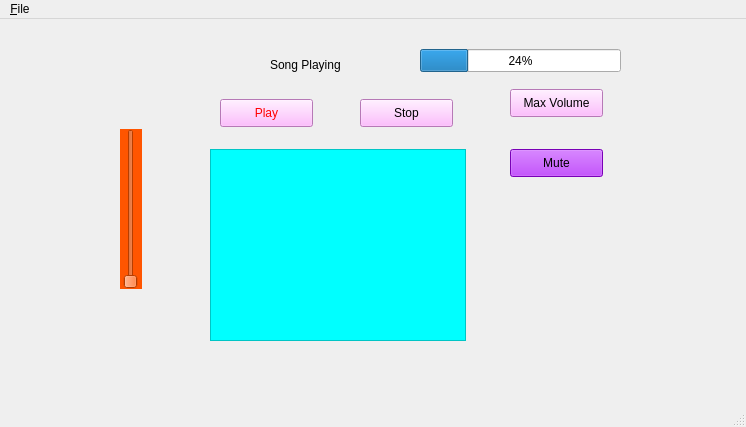
<?xml version="1.0" encoding="UTF-8"?>
<ui version="4.0">
 <class>MainWindow</class>
 <widget class="QMainWindow" name="MainWindow">
  <property name="geometry">
   <rect>
    <x>0</x>
    <y>0</y>
    <width>746</width>
    <height>427</height>
   </rect>
  </property>
  <property name="windowTitle">
   <string>MainWindow</string>
  </property>
  <property name="styleSheet">
   <string notr="true">background-color: rgb(85, 255, 0);

QPushButton { color:red};</string>
  </property>
  <widget class="QWidget" name="centralwidget">
   <widget class="QPushButton" name="play_button">
    <property name="geometry">
     <rect>
      <x>220</x>
      <y>80</y>
      <width>93</width>
      <height>28</height>
     </rect>
    </property>
    <property name="styleSheet">
     <string notr="true">color: rgb(255, 0, 0);
background-color: rgb(255, 170, 255);</string>
    </property>
    <property name="text">
     <string>Play</string>
    </property>
   </widget>
   <widget class="QPushButton" name="stop_button">
    <property name="geometry">
     <rect>
      <x>360</x>
      <y>80</y>
      <width>93</width>
      <height>28</height>
     </rect>
    </property>
    <property name="styleSheet">
     <string notr="true">background-color: rgb(93, 101, 255);
background-color: rgb(255, 170, 255);</string>
    </property>
    <property name="text">
     <string>Stop</string>
    </property>
   </widget>
   <widget class="QSlider" name="volume_slider">
    <property name="geometry">
     <rect>
      <x>120</x>
      <y>110</y>
      <width>22</width>
      <height>160</height>
     </rect>
    </property>
    <property name="styleSheet">
     <string notr="true">background-color: rgb(255, 85, 0);
color: rgb(0, 255, 0);
border-color: rgb(255, 170, 0);</string>
    </property>
    <property name="orientation">
     <enum>Qt::Vertical</enum>
    </property>
   </widget>
   <widget class="QPushButton" name="volume_plus">
    <property name="geometry">
     <rect>
      <x>510</x>
      <y>70</y>
      <width>93</width>
      <height>28</height>
     </rect>
    </property>
    <property name="styleSheet">
     <string notr="true">background-color: rgb(255, 170, 255);</string>
    </property>
    <property name="text">
     <string>Max Volume</string>
    </property>
   </widget>
   <widget class="QPushButton" name="volume_minus">
    <property name="geometry">
     <rect>
      <x>510</x>
      <y>130</y>
      <width>93</width>
      <height>28</height>
     </rect>
    </property>
    <property name="styleSheet">
     <string notr="true">background-color: rgb(170, 0, 255);</string>
    </property>
    <property name="text">
     <string>Mute</string>
    </property>
   </widget>
   <widget class="QLabel" name="song_playing_label">
    <property name="geometry">
     <rect>
      <x>270</x>
      <y>30</y>
      <width>161</width>
      <height>31</height>
     </rect>
    </property>
    <property name="text">
     <string>Song Playing</string>
    </property>
   </widget>
   <widget class="QListView" name="listView">
    <property name="geometry">
     <rect>
      <x>210</x>
      <y>130</y>
      <width>256</width>
      <height>192</height>
     </rect>
    </property>
    <property name="styleSheet">
     <string notr="true">background-color: rgb(255, 85, 0);
background-color: rgb(0, 255, 255);</string>
    </property>
   </widget>
   <widget class="QProgressBar" name="progressBar">
    <property name="geometry">
     <rect>
      <x>420</x>
      <y>30</y>
      <width>201</width>
      <height>23</height>
     </rect>
    </property>
    <property name="value">
     <number>24</number>
    </property>
   </widget>
  </widget>
  <widget class="QMenuBar" name="menubar">
   <property name="geometry">
    <rect>
     <x>0</x>
     <y>0</y>
     <width>746</width>
     <height>26</height>
    </rect>
   </property>
   <widget class="QMenu" name="menuFile">
    <property name="title">
     <string>&amp;File</string>
    </property>
    <addaction name="action_open"/>
    <addaction name="action_quit"/>
   </widget>
   <addaction name="menuFile"/>
  </widget>
  <widget class="QStatusBar" name="statusbar"/>
  <action name="action_open">
   <property name="text">
    <string>&amp;Open</string>
   </property>
  </action>
  <action name="action_quit">
   <property name="text">
    <string>&amp;Quit</string>
   </property>
  </action>
 </widget>
 <resources/>
 <connections/>
</ui>
